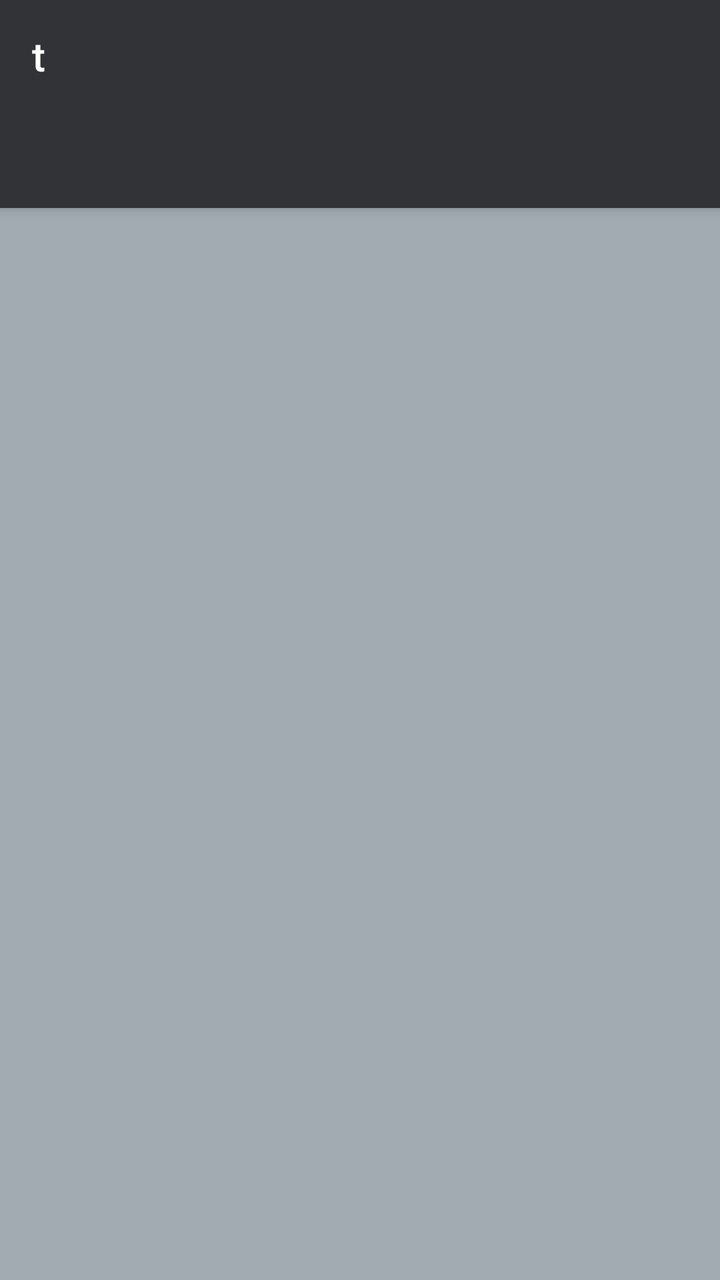
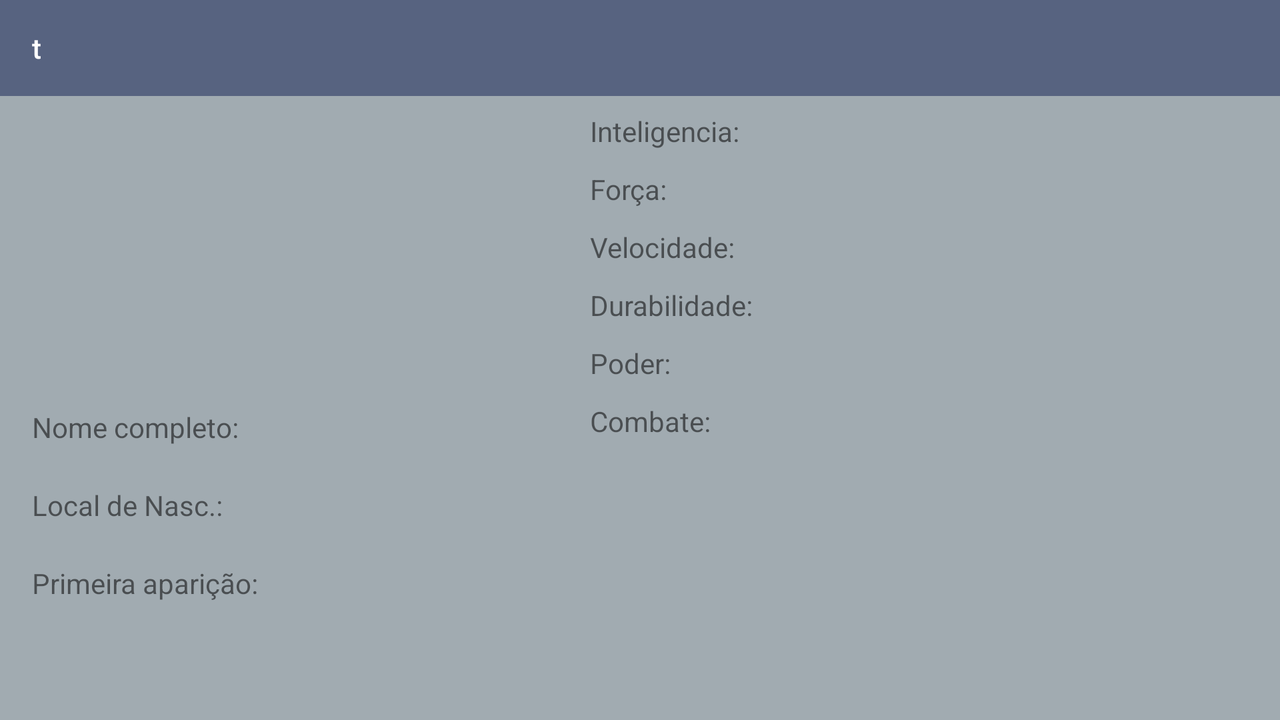

One screen, two layout resources from the same app: the default and the repository's alternative for another configuration. Each is rendered where Android would select it; the XML of both is given below.
<!-- AndroidManifest.xml: application theme AppTheme -->
<!-- res/layout/activity_hero.xml -->
<?xml version="1.0" encoding="utf-8"?>
<android.support.design.widget.CoordinatorLayout xmlns:android="http://schemas.android.com/apk/res/android"
xmlns:app="http://schemas.android.com/apk/res-auto"
android:layout_width="match_parent"
android:layout_height="match_parent"
android:fitsSystemWindows="true"
android:background="@color/colorcorpo">

<android.support.design.widget.AppBarLayout
    android:layout_width="match_parent"
    android:layout_height="wrap_content"
    android:theme="@style/ThemeOverlay.AppCompat.Dark.ActionBar">


    <android.support.v7.widget.Toolbar
        android:id="@+id/toolbar"
        android:layout_width="match_parent"
        android:layout_height="wrap_content"
        android:background="@color/colortoolbar"
        app:title="t"
        app:popupTheme="@style/ThemeOverlay.AppCompat.Light">
    </android.support.v7.widget.Toolbar>

    <android.support.design.widget.TabLayout
        android:id="@+id/tabs"
        android:background="@color/colortoolbar"
        app:tabIndicatorColor="@color/colortoolbar"
        android:layout_width="match_parent"
        android:layout_height="match_parent"
        app:tabMode="fixed"
        app:tabGravity="center"/>
</android.support.design.widget.AppBarLayout>


    <android.support.v4.view.ViewPager
        android:id="@+id/viewpager"
        android:layout_width="match_parent"
        android:layout_height="match_parent"
        android:layout_alignParentBottom="true"
        app:layout_behavior="@string/appbar_scrolling_view_behavior" />


</android.support.design.widget.CoordinatorLayout>
<!-- resources referenced by this layout -->
<resources>
  <color name="colorcorpo">#a1abb1</color>
  <color name="colortoolbar">#313336</color>
  <style name="AppTheme" parent="Theme.AppCompat.Light.DarkActionBar">
          
          <item name="colorPrimary">@color/colorPrimary</item>
          <item name="colorPrimaryDark">@color/colorAccent</item>
          <item name="windowNoTitle">true</item>
          <item name="windowActionBar">false</item>
  
  
      </style>
  <color name="colorPrimary">#3F51B5</color>
  <color name="colorAccent">#3c3f41</color>
</resources>
<!-- res/layout-land/activity_hero.xml (the repository's variant of the layout above) -->
<!-- drawn on the phone turned sideways -->
<?xml version="1.0" encoding="utf-8"?>
<LinearLayout xmlns:android="http://schemas.android.com/apk/res/android"
    xmlns:app="http://schemas.android.com/apk/res-auto"
    android:layout_width="match_parent"
    android:layout_height="match_parent"
    android:background="@color/colorcorpo"
    android:fitsSystemWindows="true"
    android:orientation="vertical">

    <android.support.design.widget.AppBarLayout
        android:layout_width="match_parent"
        android:layout_height="wrap_content"
        android:theme="@style/ThemeOverlay.AppCompat.Dark.ActionBar">


        <android.support.v7.widget.Toolbar
            android:id="@+id/toolbar"
            android:layout_width="match_parent"
            android:layout_height="wrap_content"
            android:background="@color/colorAccentRed"
            app:popupTheme="@style/ThemeOverlay.AppCompat.Light"
            app:title="t">

        </android.support.v7.widget.Toolbar>

    </android.support.design.widget.AppBarLayout>


    <LinearLayout
        android:layout_width="match_parent"
        android:layout_height="match_parent"
        android:orientation="horizontal">
        
        
        <LinearLayout
            android:layout_width="wrap_content"
            android:layout_height="wrap_content"
            android:orientation="vertical">

            <FrameLayout xmlns:tools="http://schemas.android.com/tools"
                android:layout_width="match_parent"
                android:layout_height="match_parent"
                tools:context=".ui.fragments.HeroFragment">

                <android.support.constraint.ConstraintLayout
                    android:layout_width="279dp"
                    android:layout_height="323dp">


                    <ImageView
                        android:id="@+id/imageFragment"
                        android:layout_width="295dp"
                        android:layout_height="133dp"
                        android:layout_marginEnd="8dp"
                        android:layout_marginLeft="8dp"
                        android:layout_marginRight="8dp"
                        android:layout_marginStart="8dp"
                        android:layout_marginTop="3dp"
                        app:layout_constraintEnd_toEndOf="parent"
                        app:layout_constraintStart_toStartOf="parent"
                        app:layout_constraintTop_toTopOf="parent" />

                    <TextView
                        android:id="@+id/txfullname"
                        android:layout_width="wrap_content"
                        android:layout_height="wrap_content"
                        android:layout_marginEnd="8dp"
                        android:layout_marginRight="8dp"
                        android:layout_marginTop="20dp"
                        android:text=""
                        app:layout_constraintEnd_toEndOf="parent"
                        app:layout_constraintHorizontal_bias="0.273"
                        app:layout_constraintStart_toEndOf="@+id/fhtextView1"
                        app:layout_constraintTop_toBottomOf="@+id/imageFragment" />

                    <TextView
                        android:id="@+id/txpfirst"
                        android:layout_width="wrap_content"
                        android:layout_height="wrap_content"
                        android:layout_marginEnd="8dp"
                        android:layout_marginRight="8dp"
                        android:layout_marginTop="20dp"
                        android:text=""
                        app:layout_constraintEnd_toEndOf="parent"
                        app:layout_constraintHorizontal_bias="0.138"
                        app:layout_constraintStart_toEndOf="@+id/fhtextView3"
                        app:layout_constraintTop_toBottomOf="@+id/txplaceOfBirth" />


                    <TextView
                        android:id="@+id/txplaceOfBirth"
                        android:layout_width="wrap_content"
                        android:layout_height="wrap_content"
                        android:layout_marginEnd="8dp"
                        android:layout_marginRight="8dp"
                        android:layout_marginTop="20dp"
                        android:text=""
                        app:layout_constraintEnd_toEndOf="parent"
                        app:layout_constraintHorizontal_bias="0.100"
                        app:layout_constraintStart_toEndOf="@+id/fhtextView2"
                        app:layout_constraintTop_toBottomOf="@+id/txfullname" />


                    
                    <TextView
                        android:id="@+id/fhtextView1"
                        android:layout_width="wrap_content"
                        android:layout_height="wrap_content"
                        android:layout_marginLeft="16dp"
                        android:layout_marginStart="16dp"
                        android:layout_marginTop="20dp"
                        android:text="@string/fullname"
                        app:layout_constraintStart_toStartOf="parent"
                        app:layout_constraintTop_toBottomOf="@+id/imageFragment" />

                    <TextView
                        android:id="@+id/fhtextView2"
                        android:layout_width="wrap_content"
                        android:layout_height="wrap_content"
                        android:layout_marginLeft="16dp"
                        android:layout_marginStart="16dp"
                        android:layout_marginTop="20dp"
                        android:text="@string/placeOfBirth"
                        app:layout_constraintStart_toStartOf="parent"
                        app:layout_constraintTop_toBottomOf="@+id/fhtextView1" />

                    <TextView
                        android:id="@+id/fhtextView3"
                        android:layout_width="wrap_content"
                        android:layout_height="wrap_content"
                        android:layout_marginLeft="16dp"
                        android:layout_marginStart="16dp"
                        android:layout_marginTop="20dp"
                        android:text="@string/pfirst"
                        app:layout_constraintStart_toStartOf="parent"
                        app:layout_constraintTop_toBottomOf="@+id/fhtextView2" />

                    
                    

                    <TextView
                        android:id="@+id/heroName"
                        android:layout_width="wrap_content"
                        android:layout_height="wrap_content"
                        android:layout_marginTop="0dp"
                        android:text=""
                        android:visibility="invisible"
                        app:layout_constraintEnd_toEndOf="parent"
                        app:layout_constraintStart_toStartOf="parent"
                        app:layout_constraintTop_toBottomOf="@+id/imageFragment" />
                    
                </android.support.constraint.ConstraintLayout>


            </FrameLayout>
        </LinearLayout>


        
        <LinearLayout
            android:layout_width="match_parent"
            android:layout_height="match_parent"
            android:orientation="vertical">

            <FrameLayout xmlns:tools="http://schemas.android.com/tools"
                android:layout_width="match_parent"
                android:layout_height="match_parent"
                tools:context=".ui.fragments.PowerFragment">


                <android.support.constraint.ConstraintLayout
                    android:layout_width="match_parent"
                    android:layout_height="match_parent">

                    <TextView
                        android:id="@+id/textView1"
                        android:layout_width="wrap_content"
                        android:layout_height="wrap_content"
                        android:layout_marginLeft="16dp"
                        android:layout_marginStart="16dp"
                        android:layout_marginTop="8dp"
                        android:text="@string/intelligence"
                        app:layout_constraintStart_toStartOf="parent"
                        app:layout_constraintTop_toTopOf="parent" />

                    <TextView
                        android:id="@+id/txInteligence"
                        android:layout_width="wrap_content"
                        android:layout_height="wrap_content"
                        android:layout_marginLeft="8dp"
                        android:layout_marginStart="8dp"
                        android:layout_marginTop="10dp"
                        app:layout_constraintStart_toEndOf="@+id/textView1"
                        app:layout_constraintTop_toTopOf="parent" />

                    <TextView
                        android:id="@+id/textView2"
                        android:layout_width="wrap_content"
                        android:layout_height="wrap_content"
                        android:layout_marginLeft="16dp"
                        android:layout_marginStart="16dp"
                        android:layout_marginTop="10dp"
                        android:text="@string/strength"
                        app:layout_constraintStart_toStartOf="parent"
                        app:layout_constraintTop_toBottomOf="@+id/textView1" />

                    <TextView
                        android:id="@+id/txstrength"
                        android:layout_width="wrap_content"
                        android:layout_height="wrap_content"
                        android:layout_marginLeft="8dp"
                        android:layout_marginStart="8dp"
                        android:layout_marginTop="10dp"
                        app:layout_constraintStart_toEndOf="@+id/textView2"
                        app:layout_constraintTop_toBottomOf="@+id/txInteligence"
                        tools:ignore="MissingConstraints" />


                    <TextView
                        android:id="@+id/textView3"
                        android:layout_width="wrap_content"
                        android:layout_height="wrap_content"
                        android:layout_marginLeft="16dp"
                        android:layout_marginStart="16dp"
                        android:layout_marginTop="10dp"
                        android:text="@string/speed"
                        app:layout_constraintStart_toStartOf="parent"
                        app:layout_constraintTop_toBottomOf="@+id/textView2"
                        tools:ignore="MissingConstraints" />

                    <TextView
                        android:id="@+id/txspeed"
                        android:layout_width="wrap_content"
                        android:layout_height="wrap_content"
                        android:layout_marginLeft="8dp"
                        android:layout_marginStart="8dp"
                        android:layout_marginTop="10dp"
                        app:layout_constraintStart_toEndOf="@+id/textView3"
                        app:layout_constraintTop_toBottomOf="@+id/txstrength"
                        tools:ignore="MissingConstraints" />


                    <TextView
                        android:id="@+id/textView4"
                        android:layout_width="wrap_content"
                        android:layout_height="wrap_content"
                        android:layout_marginLeft="16dp"
                        android:layout_marginStart="16dp"
                        android:layout_marginTop="10dp"
                        android:text="@string/durability"
                        app:layout_constraintStart_toStartOf="parent"
                        app:layout_constraintTop_toBottomOf="@+id/textView3"
                        tools:ignore="MissingConstraints" />

                    <TextView
                        android:id="@+id/txdurability"
                        android:layout_width="wrap_content"
                        android:layout_height="wrap_content"
                        android:layout_marginLeft="8dp"
                        android:layout_marginStart="8dp"
                        android:layout_marginTop="10dp"
                        app:layout_constraintStart_toEndOf="@+id/textView4"
                        app:layout_constraintTop_toBottomOf="@+id/txspeed"
                        tools:ignore="MissingConstraints" />

                    <TextView
                        android:id="@+id/textView5"
                        android:layout_width="wrap_content"
                        android:layout_height="wrap_content"
                        android:layout_marginLeft="16dp"
                        android:layout_marginStart="16dp"
                        android:layout_marginTop="10dp"
                        android:text="@string/power"
                        app:layout_constraintStart_toStartOf="parent"
                        app:layout_constraintTop_toBottomOf="@+id/textView4"
                        tools:ignore="MissingConstraints" />


                    <TextView
                        android:id="@+id/txpower"
                        android:layout_width="wrap_content"
                        android:layout_height="wrap_content"
                        android:layout_marginLeft="8dp"
                        android:layout_marginStart="8dp"
                        android:layout_marginTop="10dp"
                        app:layout_constraintStart_toEndOf="@+id/textView5"
                        app:layout_constraintTop_toBottomOf="@+id/txdurability"
                        tools:ignore="MissingConstraints" />


                    <TextView
                        android:id="@+id/textView6"
                        android:layout_width="wrap_content"
                        android:layout_height="wrap_content"
                        android:layout_marginLeft="16dp"
                        android:layout_marginStart="16dp"
                        android:layout_marginTop="10dp"
                        android:text="@string/combat"
                        app:layout_constraintStart_toStartOf="parent"
                        app:layout_constraintTop_toBottomOf="@+id/textView5"
                        tools:ignore="MissingConstraints" />

                    <TextView
                        android:id="@+id/txcombat"
                        android:layout_width="wrap_content"
                        android:layout_height="wrap_content"
                        android:layout_marginLeft="8dp"
                        android:layout_marginStart="8dp"
                        android:layout_marginTop="10dp"
                        app:layout_constraintStart_toEndOf="@+id/textView6"
                        app:layout_constraintTop_toBottomOf="@+id/txpower"
                        tools:ignore="MissingConstraints" />


                </android.support.constraint.ConstraintLayout>
            </FrameLayout>

        </LinearLayout>

    </LinearLayout>
</LinearLayout>
<!-- resources referenced by the variant -->
<!-- as the phone turned sideways resolves them -->
<resources>
  <color name="colorAccentRed">#aa636c66</color>
  <color name="colorcorpo">#a1abb1</color>
  <string name="combat">Combate:</string>
  
  
      //fragment hero
  <string name="durability">Durabilidade:</string>
  <string name="fullname">Nome completo:</string>
  <string name="intelligence">Inteligencia:</string>
  <string name="pfirst">Primeira aparição:</string>
  
  
      //MaterialDialog hero search
  <string name="placeOfBirth">Local de Nasc.:</string>
  <string name="power">Poder:</string>
  <string name="speed">Velocidade:</string>
  <string name="strength">Força:</string>
  <style name="AppTheme" parent="Theme.AppCompat.Light.DarkActionBar">
          
          <item name="colorPrimary">@color/colorPrimary</item>
          <item name="colorPrimaryDark">@color/colorAccent</item>
          <item name="windowNoTitle">true</item>
          <item name="windowActionBar">false</item>
  
  
      </style>
  <color name="colorPrimary">#3F51B5</color>
  <color name="colorAccent">#3c3f41</color>
</resources>
